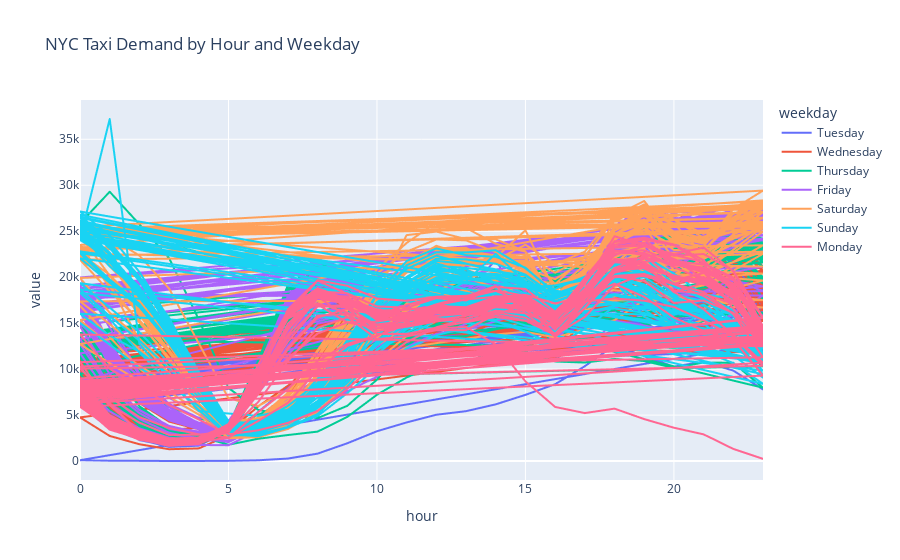

The cell this chart's notebook holds for it:
### Code cell
#plot both the average trips by hour and weekday
fig = px.line(df, x='hour', y='value', color='weekday', title='NYC Taxi Demand by Hour and Weekday')
fig.show()

### Figure 1 — Plotly figure (JSON) as saved in the notebook; plotly's stock layout.template omitted (floating-point values rounded to 4 significant figures; data arrays with more than 128 entries replaced by an {"elided": "..."} marker saying what was removed)
{"data": [{"hovertemplate": "weekday=Tuesday<br>hour=%{x}<br>value=%{y}<extra></extra>", "legendgroup": "Tuesday", "line": {"color": "#636efa", "dash": "solid"}, "marker": {"symbol": "circle"}, "mode": "lines", "name": "Tuesday", "showlegend": true, "type": "scattergl", "x": {"elided": "744 int values"}, "xaxis": "x", "y": {"elided": "744 float values"}, "yaxis": "y"}, {"hovertemplate": "weekday=Wednesday<br>hour=%{x}<br>value=%{y}<extra></extra>", "legendgroup": "Wednesday", "line": {"color": "#EF553B", "dash": "solid"}, "marker": {"symbol": "circle"}, "mode": "lines", "name": "Wednesday", "showlegend": true, "type": "scattergl", "x": {"elided": "744 int values"}, "xaxis": "x", "y": {"elided": "744 float values"}, "yaxis": "y"}, {"hovertemplate": "weekday=Thursday<br>hour=%{x}<br>value=%{y}<extra></extra>", "legendgroup": "Thursday", "line": {"color": "#00cc96", "dash": "solid"}, "marker": {"symbol": "circle"}, "mode": "lines", "name": "Thursday", "showlegend": true, "type": "scattergl", "x": {"elided": "744 int values"}, "xaxis": "x", "y": {"elided": "744 float values"}, "yaxis": "y"}, {"hovertemplate": "weekday=Friday<br>hour=%{x}<br>value=%{y}<extra></extra>", "legendgroup": "Friday", "line": {"color": "#ab63fa", "dash": "solid"}, "marker": {"symbol": "circle"}, "mode": "lines", "name": "Friday", "showlegend": true, "type": "scattergl", "x": {"elided": "744 int values"}, "xaxis": "x", "y": {"elided": "744 float values"}, "yaxis": "y"}, {"hovertemplate": "weekday=Saturday<br>hour=%{x}<br>value=%{y}<extra></extra>", "legendgroup": "Saturday", "line": {"color": "#FFA15A", "dash": "solid"}, "marker": {"symbol": "circle"}, "mode": "lines", "name": "Saturday", "showlegend": true, "type": "scattergl", "x": {"elided": "744 int values"}, "xaxis": "x", "y": {"elided": "744 float values"}, "yaxis": "y"}, {"hovertemplate": "weekday=Sunday<br>hour=%{x}<br>value=%{y}<extra></extra>", "legendgroup": "Sunday", "line": {"color": "#19d3f3", "dash": "solid"}, "marker": {"symbol": "circle"}, "mode": "lines", "name": "Sunday", "showlegend": true, "type": "scattergl", "x": {"elided": "720 int values"}, "xaxis": "x", "y": {"elided": "720 float values"}, "yaxis": "y"}, {"hovertemplate": "weekday=Monday<br>hour=%{x}<br>value=%{y}<extra></extra>", "legendgroup": "Monday", "line": {"color": "#FF6692", "dash": "solid"}, "marker": {"symbol": "circle"}, "mode": "lines", "name": "Monday", "showlegend": true, "type": "scattergl", "x": {"elided": "720 int values"}, "xaxis": "x", "y": {"elided": "720 float values"}, "yaxis": "y"}], "layout": {"legend": {"title": {"text": "weekday"}, "tracegroupgap": 0}, "title": {"text": "NYC Taxi Demand by Hour and Weekday"}, "xaxis": {"anchor": "y", "domain": [0, 1], "title": {"text": "hour"}}, "yaxis": {"anchor": "x", "domain": [0, 1], "title": {"text": "value"}}}}
